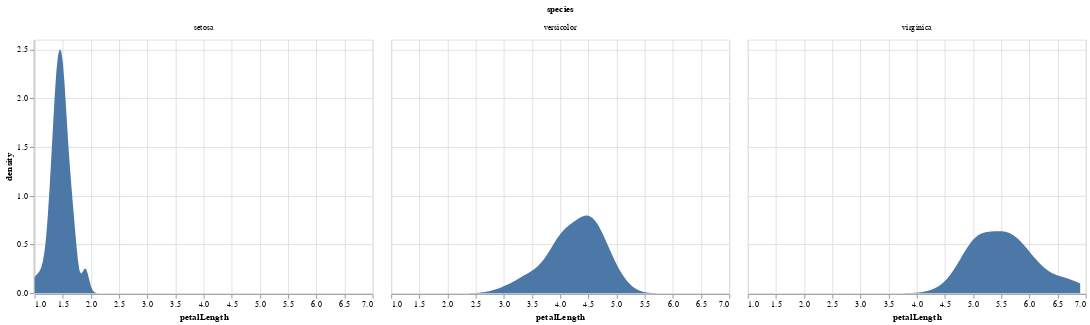

Notebook code cell kept with this figure:
### Markdown cell above
*3. Группировки и аггрегаторы*

### Code cell
alt.Chart(iris).transform_density(
    "petalLength",
    as_=["petalLength", "density"],
    groupby=["species"],
).mark_area().encode(
    x="petalLength:Q",
    y="density:Q",
).facet(
    "species:N"
)

### Figure 1 — Vega-Lite specification as saved in the notebook (floating-point values rounded to 4 significant figures; data arrays with more than 128 entries replaced by an {"elided": "..."} marker saying what was removed)
{"config": {"view": {"continuousWidth": 400, "continuousHeight": 300}}, "data": {"name": "data-a264acbd6e539a8b3afc0cb5f240fb57"}, "facet": {"type": "nominal", "field": "species"}, "spec": {"mark": "area", "encoding": {"x": {"type": "quantitative", "field": "petalLength"}, "y": {"type": "quantitative", "field": "density"}}, "transform": [{"density": "petalLength", "groupby": ["species"], "as": ["petalLength", "density"]}]}, "$schema": "https://vega.github.io/schema/vega-lite/v4.8.1.json", "datasets": {"data-a264acbd6e539a8b3afc0cb5f240fb57": {"elided": "150 records"}}}
